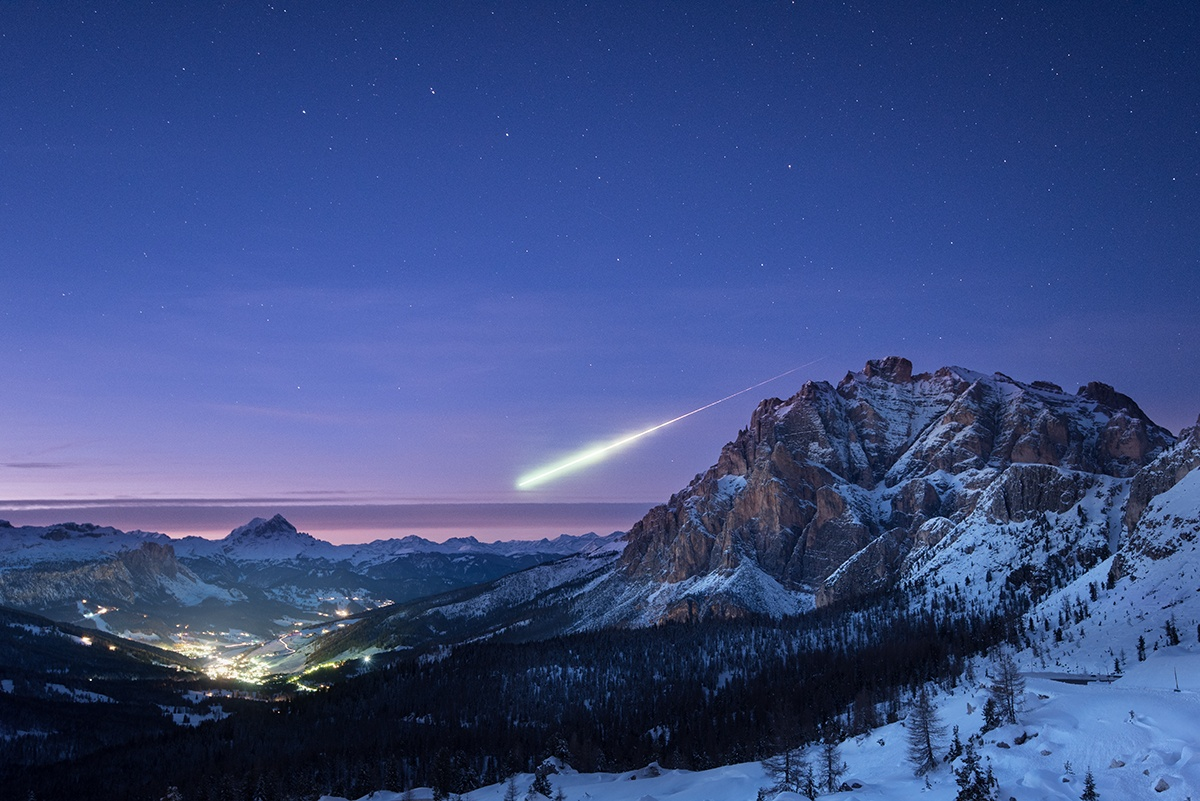
#> input picture resource/1-1.jpg, 1200 x 801 px, found by its file name
$ jupyter execute --allow-errors demo1.ipynb   (shell and % lines are left out)
#> lines starting #> are read from the running program, lines starting #| are printed output that depends on the picture
[cell 1]
import cv2 as cv


img = cv.imread('D:\\CodingFolder\\OPENCVFolder\\OPENCV-Python\\resource\\1-1.jpg')
#> img is the input picture: shape (801, 1200, 3); mean B, G, R 130.8, 76.8, 58.8
e1 = cv.getTickCount()
for i in range(5, 49, 2):
    img = cv.medianBlur(img, i)
#> this loop made 22 passes
#> pass 3, `img = cv.medianBlur(img, i)`:
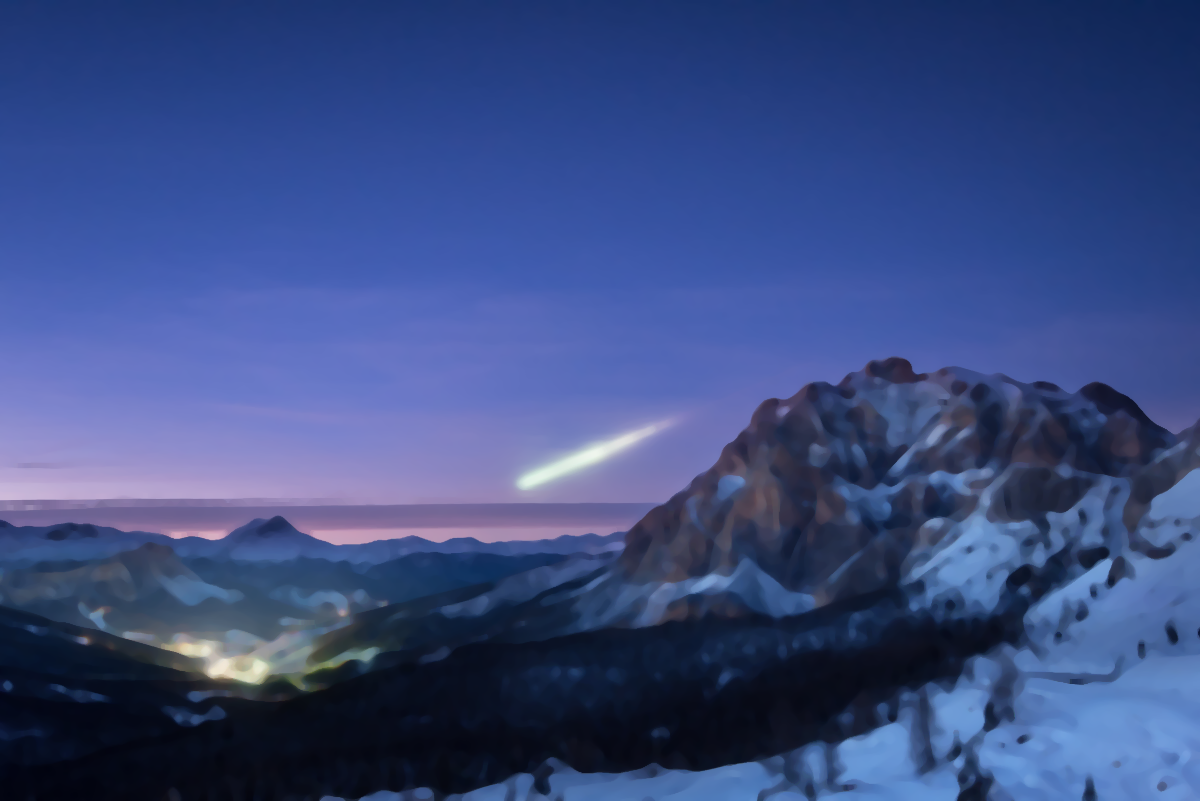
#> img: shape (801, 1200, 3); mean B, G, R 130.3, 76.3, 58.4
#> after the loop:
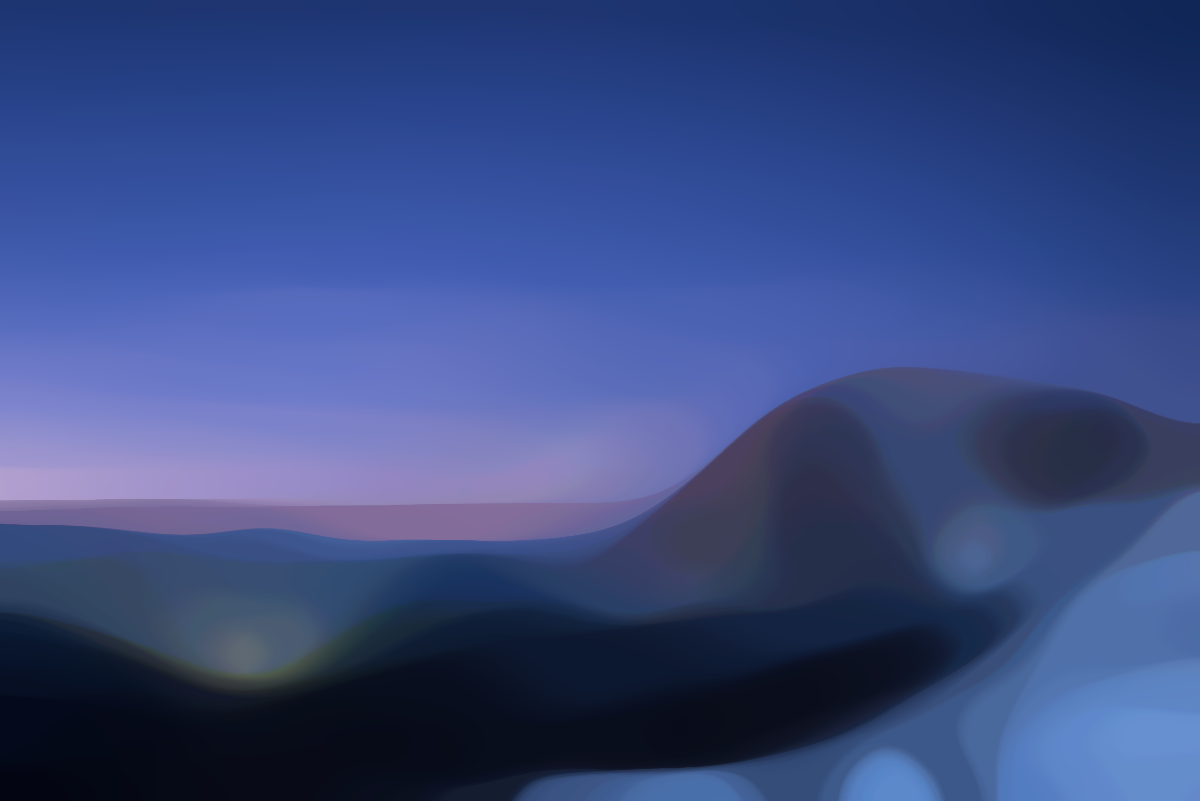
#> img: shape (801, 1200, 3); mean B, G, R 128.8, 74.2, 56.5
e2 = cv.getTickCount()
t = (e2 - e1) / cv.getTickFrequency()
print(t)

[cell 2]
cv.useOptimized()

% timeit is a magic command

[cell 3]
res = cv.medianBlur(img, 49)

[cell 4]
cv.setUseOptimized(True)

[cell 5]
cv.useOptimized()

[cell 6]
res = cv.medianBlur(img, 49)

[cell 7]
x = 5

[cell 8]
y = x**2

[cell 9]
y = x*x

[cell 10]
import numpy as np
z = np.uint8([5])

[cell 11]
y = z*z

[cell 12]
y = np.square(z)

#> (a cell that did not finish here is left out)

[cell 14]
z = np.count_nonzero(img)
#> z = 2883600
